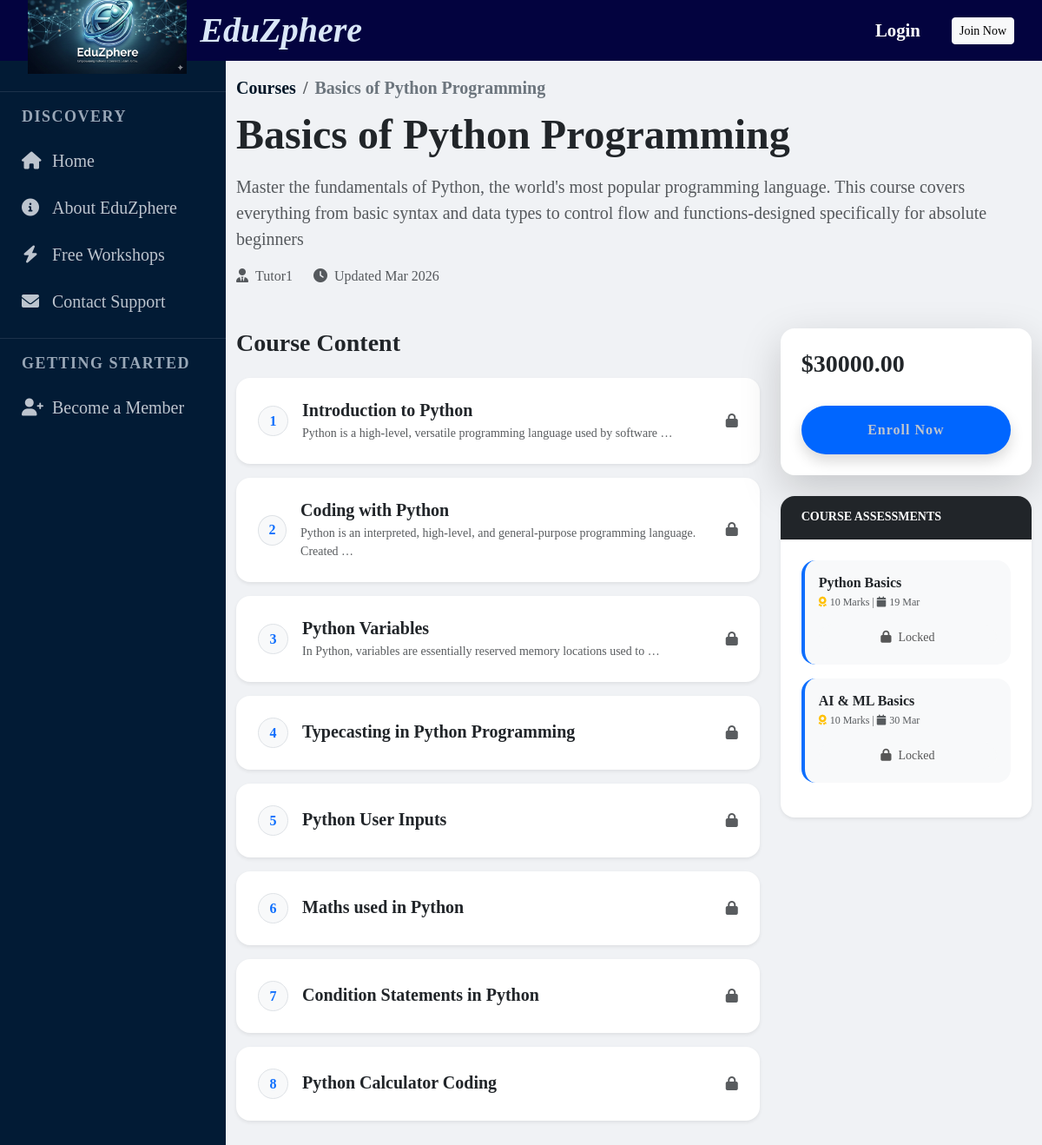
Before: /courses/course/1/ with the older database file.
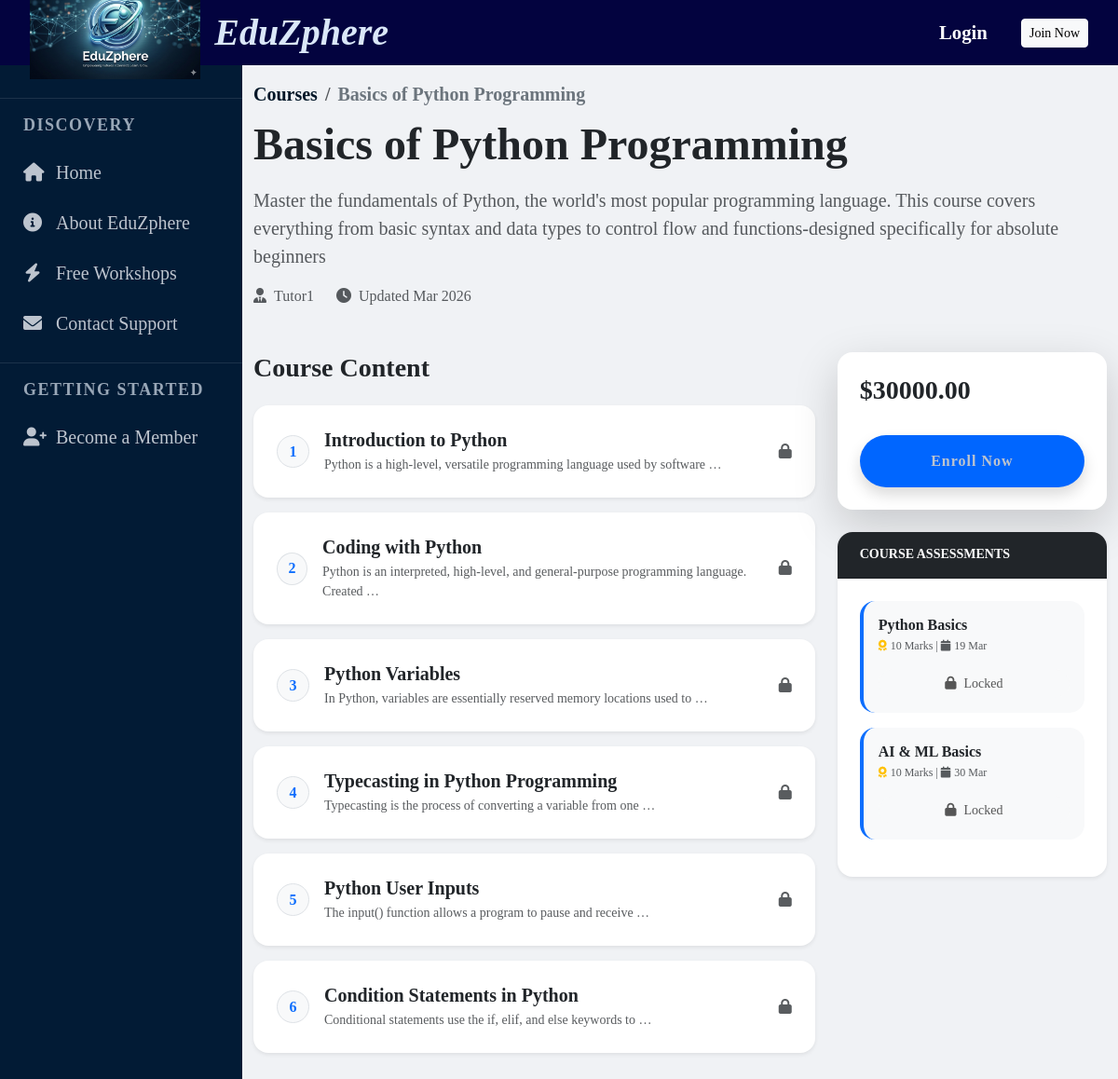
After: the same page with the newer database file.
### courses/models.py (models this page shows, shortened)
class Lesson(models.Model):
    course = models.ForeignKey(Course, on_delete=models.CASCADE, related_name='lessons')
    title = models.CharField(max_length=200,null=True,blank=True)
    video = models.FileField(upload_to='videos/', blank=True)
    duration = models.IntegerField(help_text="Duration in minutes", default=0)
    content = models.TextField(blank=True)

### records/models.py (models this page shows, shortened)
class Exam(models.Model):
    course = models.ForeignKey(Course, on_delete=models.CASCADE)
    title = models.CharField(max_length=200)
    total_marks = models.IntegerField()
    exam_date = models.DateField()

### courses/views.py (the view, shortened to what this page needs)
# urls.py: path('course/<int:id>/',course_detail, name='course_detail'),
def course_detail(request, id):
    course = get_object_or_404(Course, id=id)
    lessons = course.lessons.all()
    exams = Exam.objects.filter(course=course)
    attempted_exam_ids = []
    if request.user.is_authenticated:
        attempted_exam_ids = ExamResult.objects.filter(student=request.user.profile, exam__course=course).values_list('exam_id', flat=True)
    is_enrolled = False
    is_instructor = False
    context = {
        'course': course,
        'lessons': lessons,
        'is_enrolled': is_enrolled,
        'is_instructor': is_instructor,
        'exams': exams,
        'attempted_exam_ids': attempted_exam_ids,
    }
    return render(request, 'course_detail.html', context)

### templates/course_detail.html (shortened to what the changed rows need)
{% extends 'base.html' %}
{% load static %}
{% block content %}
<div class="container py-5">
    <div class="row mb-5">
        <div class="col-lg-12">
            <h1 class="display-5 fw-bold text-dark mb-3">{{ course.title }}</h1>
        </div>
    </div>
    <div class="row">
        <div class="col-lg-8">
            <div class="row g-3">
                {% for lesson in course.lessons.all %}
                <div class="col-12">
                    <div class="card border-0 shadow-sm rounded-4 lesson-card">
                        <div class="card-body p-4 d-flex justify-content-between align-items-center">
                            <div class="d-flex align-items-center">
                                <div class="lesson-number me-3">{{ forloop.counter }}</div>
                                <div>
                                    <h5 class="fw-bold mb-1">{{ lesson.title }}</h5>
                                    <p class="text-muted small mb-0">{{ lesson.content|truncatewords:10 }}</p>
                                </div>
                            </div>
                            <div>
                                {% if is_enrolled or is_instructor %}
                                    <a href="{% url 'lesson_detail' course.id lesson.id %}" class="btn btn-primary rounded-pill px-4">
                                        <i class="fas fa-play me-2"></i>Start
                                    </a>
                                {% else %}
                                    <i class="fas fa-lock text-muted"></i>
                                {% endif %}
                            </div>
                        </div>
                    </div>
                </div>
                {% empty %}
                <p class="text-muted ps-3">No lessons added to this course yet.</p>
                {% endfor %}
            </div>
        </div>
        <div class="col-lg-4">
            <div class="sticky-top" style="top: 20px; z-index: 10;">
                <div class="card border-0 shadow-sm rounded-4 overflow-hidden">
                    <div class="card-body p-4">
                        {% for exam_item in exams %}
                        <div class="exam-item p-3 rounded-4 bg-light mb-3 border-start border-primary border-4">
                            <h6 class="fw-bold mb-1">{{ exam_item.title }}</h6>
                            <p class="text-muted x-small mb-3">
                                <i class="fas fa-award text-warning me-1"></i>{{ exam_item.total_marks }} Marks |
                                <i class="fas fa-calendar me-1"></i>{{ exam_item.exam_date|date:"d M" }}
                            </p>
                            {% if is_instructor %}
                                <div class="d-flex flex-column gap-2">
                                    <a href="{% url 'view_exam_details' exam_item.id %}" class="btn btn-sm btn-dark rounded-pill">
                                        <i class="fas fa-poll me-2"></i>Results & View
                                    </a>
                                    <div class="d-flex gap-2">
                                        <a href="{% url 'edit_exam' exam_item.id %}" class="btn btn-sm btn-outline-secondary w-50 rounded-pill">
                                            <i class="fas fa-edit"></i> Edit
                                        </a>
                                        <a href="{% url 'delete_exam' exam_item.id %}" class="btn btn-sm btn-outline-danger w-50 rounded-pill">
                                            <i class="fas fa-trash"></i>
                                        </a>
                                    </div>
                                </div>
                            {% elif is_enrolled %}
                                <a href="{% url 'take_exam' exam_item.id %}" class="btn btn-sm btn-primary w-100 rounded-pill">Take Exam</a>
                            {% else %}
                                <button class="btn btn-sm btn-light w-100 rounded-pill disabled"><i class="fas fa-lock me-2"></i>Locked</button>
                            {% endif %}
                        </div>
                        {% empty %}
                        <div class="text-center py-4">
                            <i class="fas fa-clipboard-list fa-2x text-muted opacity-25 mb-2"></i>
                            <p class="small text-muted mb-0">No assessments scheduled.</p>
                        </div>
                        {% endfor %}
                    </div>
                </div>
            </div>
        </div>
    </div>
</div>
{% endblock %}

Changed rows visible on the page:
removed Lesson: title "Maths used in Python"
removed Lesson: title "Python Calculator Coding"
changed Lesson "Typecasting in Python Programming": content (not shown) → "Typecasting is the process of converting a variable from one …"
changed Lesson "Python User Inputs": content (not shown) → "The input() function allows a program to pause and receive …"
changed Lesson "Condition Statements in Python": content (not shown) → "Conditional statements use the if, elif, and else keywords to …"
